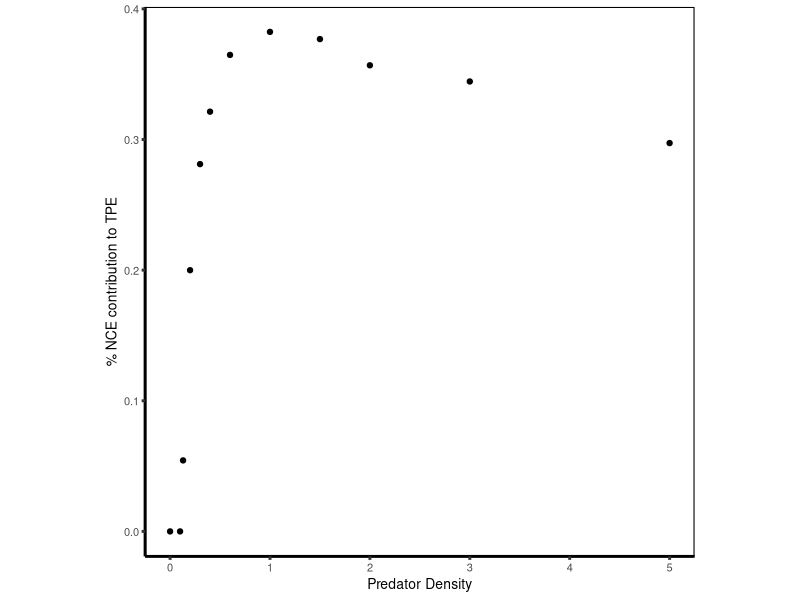
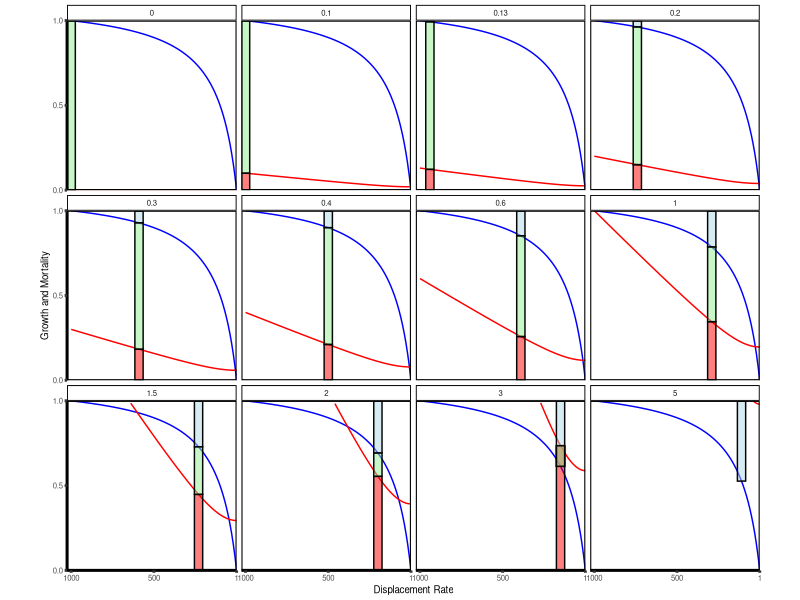
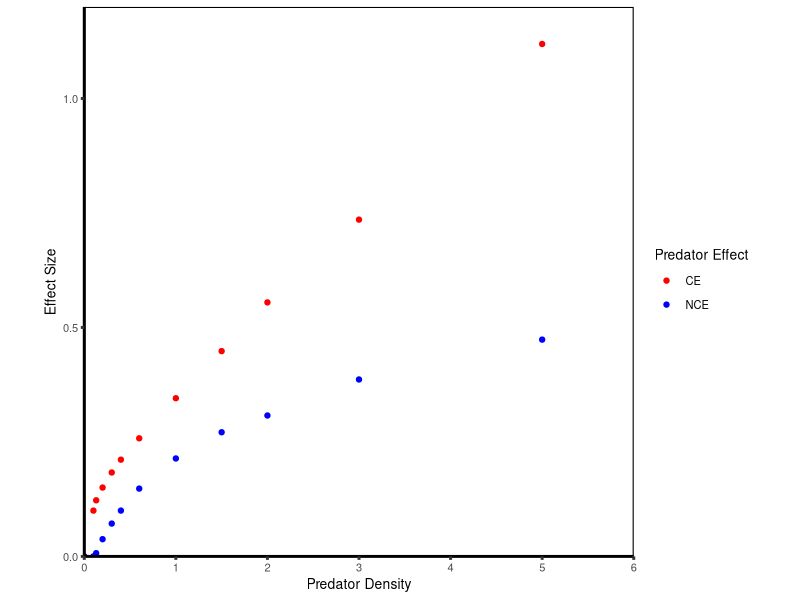
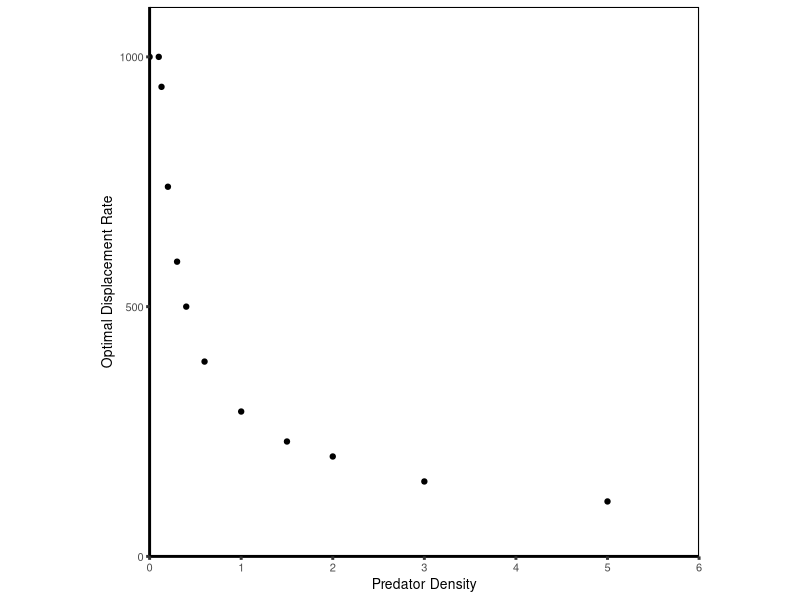
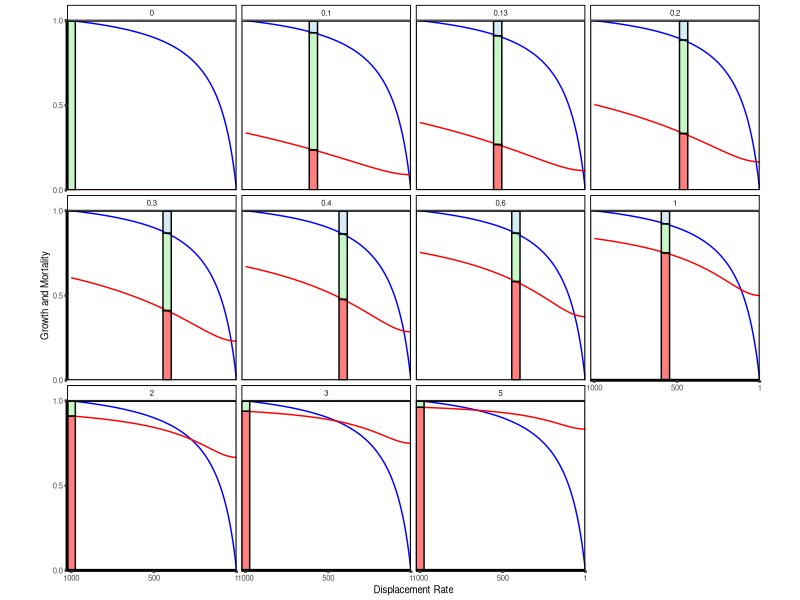
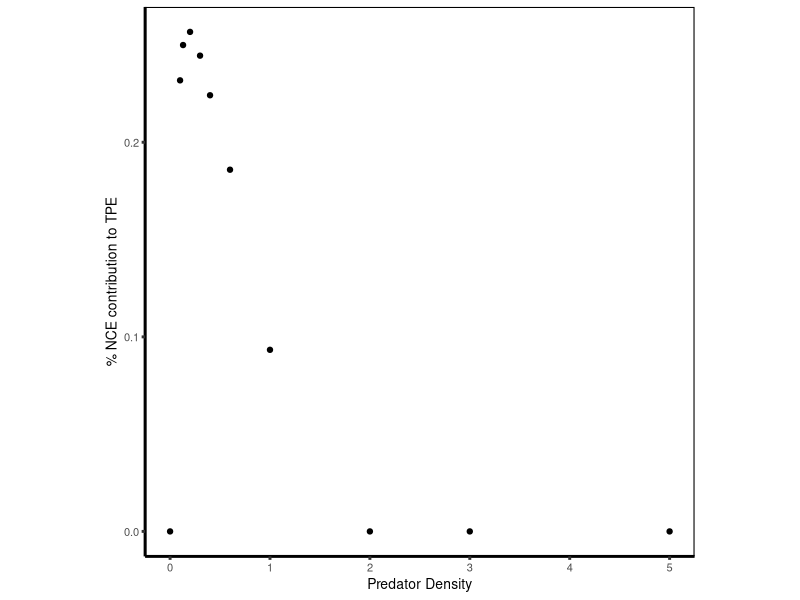
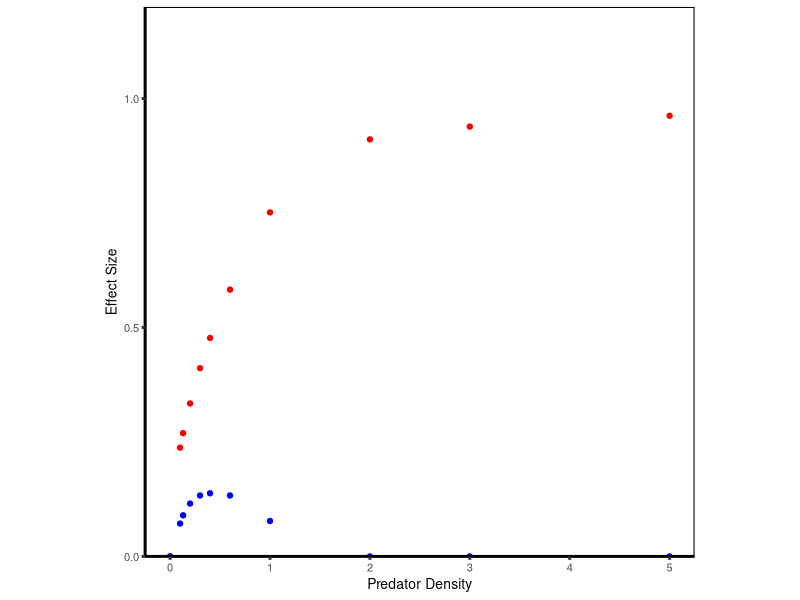
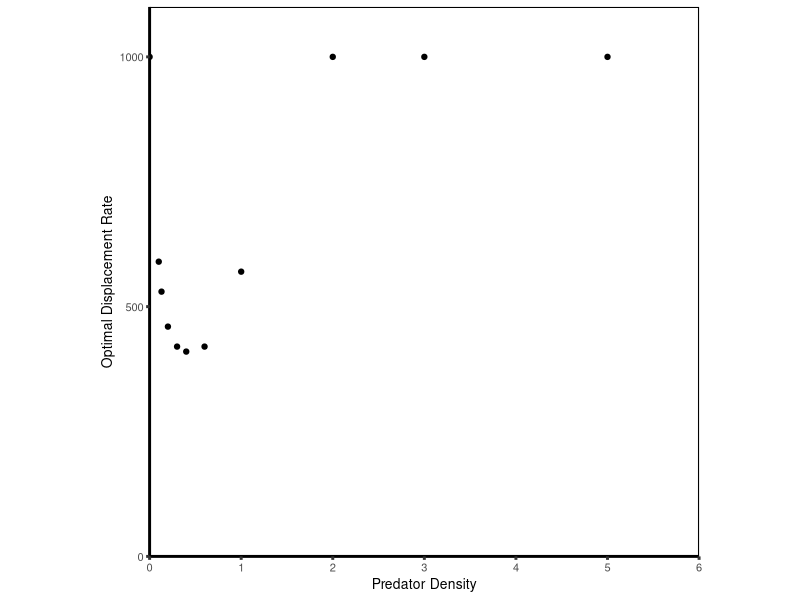

The R script that drew these images, in order:
## ---- chunk 1
library(ggplot2)
library(dplyr)
library(knitr)
knitr::opts_chunk$set(tidy.opts = list(width.cutoff = 60), tidy = TRUE)
knitr::opts_chunk$set(warning = FALSE, message = FALSE) 
## ---- chunk 2
# Setting the range of prey displacement rate
trait.vec <- seq(0, 1, by = 0.01)
speed.vec <- 1 - trait.vec

# These formulas are simplified by setting some of the values as constants
# r is always assumed to be 1, while k, s, and v are manipulated values
pred.curve <- function(k, v, s){
  k*sqrt(v^2 + s^2)
}

# R is always assumed to be 1, while s and h are manipulated values
growth.curve <- function(s, R, h){
  (R * s)/(1 + s*R*h)
}

# Range of values used by Scott for Fig. 4 in the grant proposal
k_vec <- c(0, 0.1, 0.13, 0.2, 0.3, 0.4, 0.6, 1, 1.5, 2, 3, 5) 

h_val <- 8
R_val <- 1
cost_constant_val <- 9
v_val <- 0.2
pred_constant_val <- 0.98058

# Generate growth and mortality curves for each value of predator density (k_vec)
fig4.df <- as.data.frame( mat.or.vec( length( trait.vec ) * length(k_vec), 7) )
colnames(fig4.df) <- c("trait", "speed", "growth_curve", "mort_curve", "fitness", "pct_NCE", "pred_dens")

row <- 0

for (i in 1:length(k_vec)){
  for (j in 1:length(trait.vec)){
    row <- row + 1
    fig4.df[row, 1] <- trait.vec[j]
    fig4.df[row, 2] <- speed.vec[j]
    fig4.df[row, 3] <- cost_constant_val * growth.curve( s = fig4.df[row, 2], R = R_val, h = h_val )
    fig4.df[row, 4] <- pred_constant_val * pred.curve( k = k_vec[i], v = v_val, s = fig4.df[row, 2] )
    fig4.df[row, 5] <- fig4.df[row, 3] - fig4.df[row, 4]
    fig4.df[row, 6] <- (1 - fig4.df[row, 3])/((1 - fig4.df[row, 3]) + fig4.df[row, 4])
    fig4.df[row, 7] <- k_vec[i]
  }
}
## ---- chunk 3
# Summarize data by finding optimum fitness for each value of predator density
optim.df <- fig4.df %>%
  group_by( pred_dens ) %>%
  slice( which.max(fitness) )

optim.df$optim_val <- optim.df$trait
optim.df$optim_NCE <- optim.df$growth_curve
optim.df$optim_CE <- optim.df$mort_curve
optim.df$optim_fitness <- optim.df$fitness

fig4.df$pred_dens <- as.factor(fig4.df$pred_dens)
optim.df[1, 6] <- 0 # Removing an NA created by dividing by zero where pred_dens = 0


# Plot % contribution of NCE to total predator effect by predator density
ggplot( data = optim.df, aes( x = pred_dens ) ) +
  geom_point( aes( y = pct_NCE ) ) +
  theme_classic( base_size = 10, base_line_size = 1 ) + 
  ylab("% NCE contribution to TPE") +
  xlab("Predator Density") +
  theme( panel.border = element_rect( color = "black", fill = NA, linewidth = 0.75 ), aspect.ratio = 1)
## ---- chunk 4
# Plot IREF curves by predator density
ggplot( data = fig4.df, aes( x = trait ) ) +
  geom_line( aes( y = growth_curve ), color = "blue" ) +
  geom_line( aes( y = mort_curve ), color = "red" ) +
  theme_classic( base_size = 7, base_line_size = 1 ) + 
  ylab("Growth and Mortality") +
  xlab("Displacement Rate") +  
  geom_rect( data = optim.df, aes(xmin = optim_val - 0.025, xmax = optim_val + 0.025, ymin = optim_NCE, ymax = 0.998), color = "gray2", fill = "lightblue", alpha = 0.5) +
  geom_rect( data = optim.df, aes(xmin = optim_val - 0.025, xmax = optim_val + 0.025, ymin = 0.001, ymax = optim_CE), color = "gray2", fill = "red", alpha = 0.5) +  
  geom_rect( data = optim.df, aes(xmin = optim_val - 0.025, xmax = optim_val + 0.025, ymin = optim_CE, ymax = optim_NCE), color = "gray2", fill = "lightgreen", alpha = 0.5) +
  scale_x_continuous(expand = c(0, 0), breaks = c(0, 0.5, 1), labels = c(1000, 500, 1) ) + 
  scale_y_continuous(expand = c(0, 0), limits = c(0, 1), breaks = c(0, 0.5, 1) ) +
  facet_wrap(~pred_dens) +
  theme( panel.border = element_rect( color = "black", fill = NA, linewidth = 0.75 ), aspect.ratio = 1 )
## ---- chunk 5
ggplot( data = optim.df, aes( x = pred_dens ) ) +
  geom_point( aes( y = optim_CE, colour = "CE" ) ) +
  geom_point( aes( y = 1 - optim_NCE, colour = "NCE" ) ) +
  theme_classic( base_size = 10, base_line_size = 1 ) + 
  ylab("Effect Size") +
  xlab("Predator Density") +
  scale_y_continuous(expand = c(0, 0), limits = c(0, 1.2), breaks = c(0, 0.5, 1) ) +
  scale_x_continuous(expand = c(0, 0), limits = c(0, 6) ) +
  scale_colour_manual(name = "Predator Effect", values = c("red", "blue")) +
  theme( panel.border = element_rect( color = "black", fill = NA, linewidth = 0.75 ), aspect.ratio = 1)
## ---- chunk 6
ggplot( data = optim.df, aes( x = pred_dens ) ) +
  geom_point( aes( y = 1 - optim_val ) ) +
  theme_classic( base_size = 10, base_line_size = 1 ) + 
  ylab("Optimal Displacement Rate") +
  xlab("Predator Density") +
  scale_y_continuous(expand = c(0, 0), limits = c(0, 1.1), breaks = c(0, 0.5, 1), labels = c(0, 500, 1000) ) + 
  scale_x_continuous(expand = c(0, 0), limits = c(0, 6) ) +
  theme( panel.border = element_rect( color = "black", fill = NA, linewidth = 0.75 ), aspect.ratio = 1)
## ---- chunk 7

# First, write a new Type II mortality curve
# This function will take the above encounter rate formula and apply handling time to it
typeII.curve <- function( a_pred, h_pred ){
  a_pred / ( 1 + a_pred * h_pred )
}

# Range of values used by Scott for Fig. 4 in the grant proposal
k_vec <- c(0, 0.1, 0.13, 0.2, 0.3, 0.4, 0.6, 1, 2, 3, 5) 

h_val <- 8
h_pred_val <- 5 # Start at a predator handling time value of 5
R_val <- 1
cost_constant_val <- 9
v_val <- 0.2
pred_constant_val <- 5

# Generate growth and mortality curves for each value of predator density (k_vec)
typeII.df <- as.data.frame( mat.or.vec( length( trait.vec ) * length(k_vec), 7) )
colnames(typeII.df) <- c("trait", "speed", "growth_curve", "mort_curve", "fitness", "pct_NCE", "pred_dens")

row <- 0

for (i in 1:length(k_vec)){
  for (j in 1:length(trait.vec)){
    row <- row + 1
    typeII.df[row, 1] <- trait.vec[j]
    typeII.df[row, 2] <- speed.vec[j]
    typeII.df[row, 3] <- cost_constant_val * growth.curve( s = typeII.df[row, 2], R = R_val, h = h_val )
    typeII.df[row, 4] <- pred_constant_val * typeII.curve( a_pred = pred.curve( k = k_vec[i], v = v_val, s = typeII.df[row, 2]), h_pred = h_pred_val )
    typeII.df[row, 5] <- typeII.df[row, 3] - typeII.df[row, 4]
    typeII.df[row, 6] <- (1 - typeII.df[row, 3])/((1 - typeII.df[row, 3]) + typeII.df[row, 4])
    typeII.df[row, 7] <- k_vec[i]
  }
}
## ---- chunk 8
# Summarize data by finding optimum fitness for each value of predator density
optim3.df <- typeII.df %>%
  group_by( pred_dens ) %>%
  slice( which.max(fitness) )

optim3.df$optim_val <- optim3.df$trait
optim3.df$optim_NCE <- optim3.df$growth_curve
optim3.df$optim_CE <- optim3.df$mort_curve
optim3.df$optim_fitness <- optim3.df$fitness

typeII.df$pred_dens <- as.factor(typeII.df$pred_dens)
optim3.df[1, 6] <- 0 # Removing an NA created by dividing by zero where pred_dens = 0

# Plot IREF curves by predator density
ggplot( data = typeII.df, aes( x = trait ) ) +
  geom_line( aes( y = growth_curve ), color = "blue" ) +
  geom_line( aes( y = mort_curve ), color = "red" ) +
  theme_classic( base_size = 7, base_line_size = 1 ) + 
  geom_rect( data = optim3.df, aes(xmin = optim_val - 0.025, xmax = optim_val + 0.025, ymin = optim_NCE, ymax = 0.998), color = "gray2", fill = "lightblue", alpha = 0.5) +
  geom_rect( data = optim3.df, aes(xmin = optim_val - 0.025, xmax = optim_val + 0.025, ymin = 0.001, ymax = optim_CE), color = "gray2", fill = "red", alpha = 0.5) +  
  geom_rect( data = optim3.df, aes(xmin = optim_val - 0.025, xmax = optim_val + 0.025, ymin = optim_CE, ymax = optim_NCE), color = "gray2", fill = "lightgreen", alpha = 0.5) +
  ylab("Growth and Mortality") +
  xlab("Displacement Rate") +
  scale_x_continuous(expand = c(0, 0), breaks = c(0, 0.5, 1), labels = c(1000, 500, 1) ) + 
  scale_y_continuous(expand = c(0, 0), limits = c(0, 1), breaks = c(0, 0.5, 1) ) +
  facet_wrap(~pred_dens) +
  theme( panel.border = element_rect( color = "black", fill = NA, linewidth = 0.75 ), aspect.ratio = 1 )
## ---- chunk 9
# Plot % contribution of NCE to total predator effect by predator density
ggplot( data = optim3.df, aes( x = pred_dens ) ) +
  geom_point( aes( y = pct_NCE ) ) +
  theme_classic( base_size = 10, base_line_size = 1 ) + 
  ylab("% NCE contribution to TPE") +
  xlab("Predator Density") +
  theme( panel.border = element_rect( color = "black", fill = NA, linewidth = 0.75 ), aspect.ratio = 1)
## ---- chunk 10
ggplot( data = optim3.df, aes( x = pred_dens ) ) +
  geom_point( aes( y = optim_CE ), colour = "red" ) +
  geom_point( aes( y = 1 - optim_NCE ), colour = "blue" ) +
  theme_classic( base_size = 10, base_line_size = 1 ) + 
  ylab("Effect Size") +
  xlab("Predator Density") +
  scale_y_continuous(expand = c(0, 0), limits = c(0, 1.2), breaks = c(0, 0.5, 1) ) +
  theme( panel.border = element_rect( color = "black", fill = NA, linewidth = 0.75 ), aspect.ratio = 1)
## ---- chunk 11
ggplot( data = optim3.df, aes( x = pred_dens ) ) +
  geom_point( aes( y = 1 - optim_val ) ) +
  theme_classic( base_size = 10, base_line_size = 1 ) + 
  ylab("Optimal Displacement Rate") +
  xlab("Predator Density") +
  scale_y_continuous(expand = c(0, 0), limits = c(0, 1.1), breaks = c(0, 0.5, 1), labels = c(0, 500, 1000) ) + 
  scale_x_continuous(expand = c(0, 0), limits = c(0, 6) ) +
  theme( panel.border = element_rect( color = "black", fill = NA, linewidth = 0.75 ), aspect.ratio = 1)
## ---- chunk 12
typeII_full.curve <- function( a_pred, h_pred, C ){
  (a_pred * C) / ( 1 + a_pred * h_pred * C )
}

k_val <- 0.6 # Range of values used by Scott for Fig. 4 in the grant proposal
h_val <- 8
h_pred_val <- 5 # Start at a predator handling time value of 5
R_val <- 1
C_vec <- c(.1, .25, .5, .75, 1, 1.5, 2, 2.5)
cost_constant_val <- 9
v_val <- 0.2
pred_constant_val <- 5

# Generate growth and mortality curves for each value of prey density (C_vec)
typeII_full.df <- as.data.frame( mat.or.vec( length( trait.vec ) * length(C_vec), 8) )
colnames(typeII_full.df) <- c("trait", "speed", "growth_curve", "mort_curve", "fitness", "pct_NCE", "pred_dens", "prey_dens")

row <- 0

for (i in 1:length(C_vec)){
  for (j in 1:length(trait.vec)){
    row <- row + 1
    typeII_full.df[row, 1] <- trait.vec[j]
    typeII_full.df[row, 2] <- speed.vec[j]
    typeII_full.df[row, 3] <- cost_constant_val * growth.curve( s = typeII_full.df[row, 2], R = R_val, h = h_val )
    typeII_full.df[row, 4] <- pred_constant_val * typeII_full.curve( a_pred = pred.curve( k = k_val, v = v_val, s = typeII_full.df[row, 2]), h_pred = h_pred_val, C = C_vec[i] )
    typeII_full.df[row, 5] <- typeII_full.df[row, 3] - typeII_full.df[row, 4]
    typeII_full.df[row, 6] <- (1 - typeII_full.df[row, 3])/((1 - typeII_full.df[row, 3]) + typeII_full.df[row, 4])
    typeII_full.df[row, 7] <- k_val
    typeII_full.df[row, 8] <- C_vec[i]
  }
}
## ---- chunk 13
# Summarize data by finding optimum fitness for each value of predator density
optim4.df <- typeII_full.df %>%
  group_by( prey_dens ) %>%
  slice( which.max(fitness) )

optim4.df$optim_val <- optim4.df$trait
optim4.df$optim_NCE <- optim4.df$growth_curve
optim4.df$optim_CE <- optim4.df$mort_curve
optim4.df$optim_fitness <- optim4.df$fitness

typeII_full.df$prey_dens <- as.factor(typeII_full.df$prey_dens)

# Plot IREF curves by predator density
ggplot( data = typeII_full.df, aes( x = trait ) ) +
  geom_line( aes( y = growth_curve ), color = "blue" ) +
  geom_line( aes( y = mort_curve ), color = "red" ) +
  theme_classic( base_size = 7, base_line_size = 1 ) + 
  geom_rect( data = optim4.df, aes(xmin = optim_val - 0.025, xmax = optim_val + 0.025, ymin = optim_NCE, ymax = 0.998), color = "gray2", fill = "lightblue", alpha = 0.5) +
  geom_rect( data = optim4.df, aes(xmin = optim_val - 0.025, xmax = optim_val + 0.025, ymin = 0.001, ymax = optim_CE), color = "gray2", fill = "red", alpha = 0.5) +  
  geom_rect( data = optim4.df, aes(xmin = optim_val - 0.025, xmax = optim_val + 0.025, ymin = optim_CE, ymax = optim_NCE), color = "gray2", fill = "lightgreen", alpha = 0.5) +
  ylab("Growth and Mortality") +
  xlab("Displacement Rate") +
  scale_x_continuous(expand = c(0, 0), breaks = c(0, 0.5, 1), labels = c(1000, 500, 1) ) + 
  scale_y_continuous(expand = c(0, 0), limits = c(0, 1), breaks = c(0, 0.5, 1) ) +
  facet_wrap(~prey_dens) +
  theme( panel.border = element_rect( color = "black", fill = NA, linewidth = 0.75 ), aspect.ratio = 1 )
## ---- chunk 14
# Plot % contribution of NCE to total predator effect by predator density
ggplot( data = optim4.df, aes( x = prey_dens ) ) +
  geom_point( aes( y = pct_NCE ) ) +
  theme_classic( base_size = 10, base_line_size = 1 ) + 
  ylab("% NCE contribution to TPE") +
  xlab("Prey Density") +
  theme( panel.border = element_rect( color = "black", fill = NA, linewidth = 0.75 ), aspect.ratio = 1)
## ---- chunk 15
ggplot( data = optim4.df, aes( x = prey_dens ) ) +
  geom_point( aes( y = optim_CE ), colour = "red" ) +
  geom_point( aes( y = 1 - optim_NCE ), colour = "blue" ) +
  theme_classic( base_size = 10, base_line_size = 1 ) + 
  ylab("Effect Size") +
  xlab("Prey Density") +
  scale_y_continuous(expand = c(0, 0), limits = c(0, 1.2), breaks = c(0, 0.5, 1) ) +
  theme( panel.border = element_rect( color = "black", fill = NA, linewidth = 0.75 ), aspect.ratio = 1)
## ---- chunk 16
ggplot( data = optim4.df, aes( x = prey_dens ) ) +
  geom_point( aes( y = 1 - optim_val ) ) +
  theme_classic( base_size = 10, base_line_size = 1 ) + 
  ylab("Optimal Displacement Rate") +
  xlab("Prey Density") +
  scale_y_continuous(expand = c(0, 0), limits = c(0, 1.1), breaks = c(0, 0.5, 1), labels = c(0, 500, 1000) ) + 
  scale_x_continuous(expand = c(0, 0), limits = c(0, 6) ) +
  theme( panel.border = element_rect( color = "black", fill = NA, linewidth = 0.75 ), aspect.ratio = 1)
